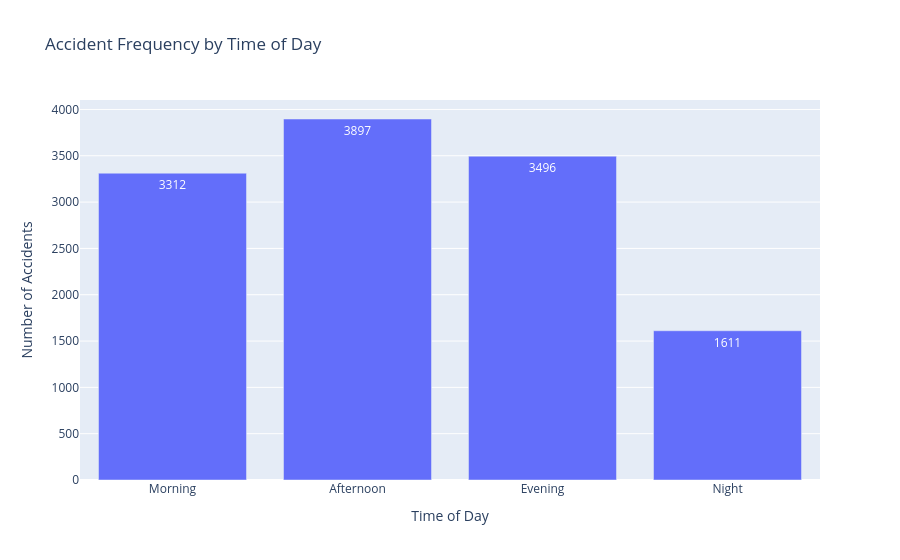

Here is the notebook cell this chart was saved with:
### Code cell
fig = px.bar(
    time_period_counts,
    x="Time_Period",
    y="Accident_Count",
    title="Accident Frequency by Time of Day",
    text="Accident_Count"
)

fig.update_layout(
    xaxis_title="Time of Day",
    yaxis_title="Number of Accidents"
)

fig.show()

### Figure 1 — Plotly figure (JSON) as saved in the notebook; plotly's stock layout.template omitted (floating-point values rounded to 4 significant figures)
{"data": [{"alignmentgroup": "True", "hovertemplate": "Time_Period=%{x}<br>Accident_Count=%{text}<extra></extra>", "legendgroup": "", "marker": {"color": "#636efa", "pattern": {"shape": ""}}, "name": "", "offsetgroup": "", "orientation": "v", "showlegend": false, "text": [3312, 3897, 3496, 1611], "textposition": "auto", "type": "bar", "x": ["Morning", "Afternoon", "Evening", "Night"], "xaxis": "x", "y": [3312, 3897, 3496, 1611], "yaxis": "y"}], "layout": {"barmode": "relative", "legend": {"tracegroupgap": 0}, "title": {"text": "Accident Frequency by Time of Day"}, "xaxis": {"anchor": "y", "domain": [0, 1], "title": {"text": "Time of Day"}}, "yaxis": {"anchor": "x", "domain": [0, 1], "title": {"text": "Number of Accidents"}}}}
